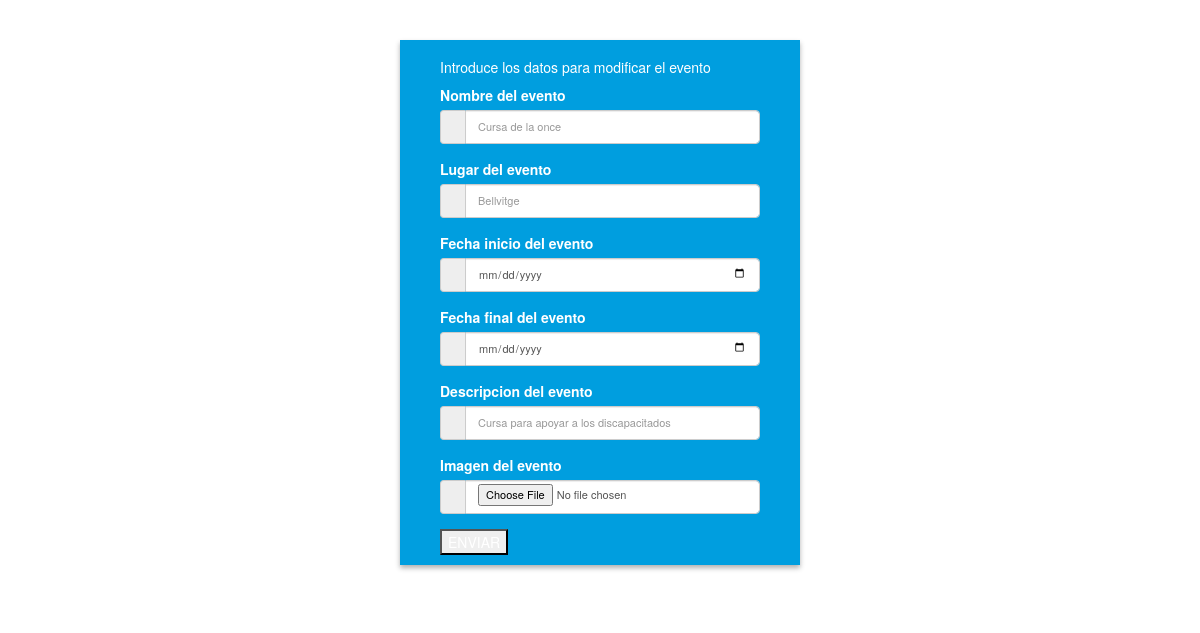
The page /view/modeventos.php?id_evento=9 (signed in) on the database its author committed.
### tables this page shows
CREATE TABLE `tbl_evento` (
  `id_evento` int(11) NOT NULL,
  `nombre_evento` varchar(50) NOT NULL,
  `lugar_evento` varchar(50) NOT NULL,
  `fecha_inicio_evento` date NOT NULL,
  `fecha_final_evento` date NOT NULL,
  `descripcion` text NOT NULL,
  `path` varchar(100) NOT NULL,
  `disponibilidad_evento` tinyint(1) NOT NULL
);

### view/modeventos.php (the view, shortened to what this page needs)
<?php
require_once "../services/connection.php";
if ($_SESSION['email']=="") {
    header("location:menu.php");
}else {
?>
<!DOCTYPE html>
<html lang="en">
<head>
    <link href="//maxcdn.bootstrapcdn.com/bootstrap/4.1.1/css/bootstrap.min.css" rel="stylesheet" id="bootstrap-css">
    <link href="//maxcdn.bootstrapcdn.com/bootstrap/3.3.0/css/bootstrap.min.css" rel="stylesheet" id="bootstrap-css">
    <link href="../css/form.css" rel="stylesheet">
</head>
<body>
    <?php
        $id_evento=$_GET['id_evento'];
        $sentencia1=$pdo->prepare("SELECT * FROM tbl_evento WHERE id_evento=$id_evento");
        $sentencia1->execute();
        $row=$sentencia1->fetch(PDO::FETCH_ASSOC);
        $nombre_evento=$row['nombre_evento'];
        $lugar_evento=$row['lugar_evento'];
        $descripcion=$row['descripcion'];
    ?>
    <div class="container">
		<div class="main">
			<div class="main-center">
			<h5>Introduce los datos para modificar el evento</h5>
                <form action="../proceses/modificareventos.php" method="post" enctype="multipart/form-data">
                    <div class="form-group">
                    <label for="nombre_evento">Nombre del evento</label>
                            <div class="input-group">
                                <span class="input-group-addon"><i class="fa fa-user fa" aria-hidden="true"></i></span>
                                <?php echo "<input type='text' class='form-control' name='nombre_evento' placeholder='$nombre_evento'>";?>
                            </div>
                    </div>
                    <div class="form-group">
                    <label for="lugar_evento">Lugar del evento</label>
                            <div class="input-group">
                                <span class="input-group-addon"><i class="fa fa-users fa" aria-hidden="true"></i></span>
                                <?php echo "<input type='text' class='form-control' name='lugar_evento' placeholder='$lugar_evento'>";?>
                            </div>
                    </div>
                    <div class="form-group">
                    <label for="fecha_inicio_evento">Fecha inicio del evento</label>
                            <div class="input-group">
                                <span class="input-group-addon"><i class="fa fa-envelope fa" aria-hidden="true"></i></span>
                                <input type="date" class="form-control" name="fecha_inicio_evento">
                        </div>
                    </div>
                    <div class="form-group">
                    <label for="fecha_final_evento">Fecha final del evento</label>
                            <div class="input-group">
                                <span class="input-group-addon"><i class="fa fa-lock fa-lg" aria-hidden="true"></i></span>
                                <input type="date" class="form-control" name="fecha_final_evento">
                            </div>
                    </div>
                    <div class="form-group">
                    <label for="descripcion">Descripcion del evento</label>
                            <div class="input-group">
                                <span class="input-group-addon"><i class="fa fa-lock fa-lg" aria-hidden="true"></i></span>
                                <?php echo "<input type='text' class='form-control' name='descripcion' placeholder='$descripcion'>";?>
                            </div>
                    </div>
                    <div class="form-group">
                    <label for="file">Imagen del evento</label>
                            <div class="input-group">
                                <span class="input-group-addon"><i class="fa fa-lock fa-lg" aria-hidden="true"></i></span>
                                <?php echo "<input type='file' class='form-control' name='file' accept='image/*'>";?>
                            </div>
                    </div>
                    <button type="submit">ENVIAR</button>
                </form>
			</div>
		</div>
	</div>
</body>
</html>
<?php
}
?>

### css/form.css (style rules this page uses)
.main { padding: 40px 0; }
.main input, .main input::-webkit-input-placeholder { font-size: 11px; padding-top: 3px; }
.main-center { margin-top: 30px; margin: 0 auto; max-width: 400px; padding: 10px 40px; background: #009edf; color: #FFF; text-shadow: none; -webkit-box-shadow: 0px 3px 5px 0px rgba(0, 0, 0, 0.31); -moz-box-shadow: 0px 3px 5px 0px rgba(0, 0, 0, 0.31); box-shadow: 0px 3px 5px 0px rgba(0, 0, 0, 0.31); }

### rows shown on the page
tbl_evento: nombre_evento "Cursa de la once", lugar_evento "Bellvitge", descripcion "Cursa para apoyar a los discapacitados"
